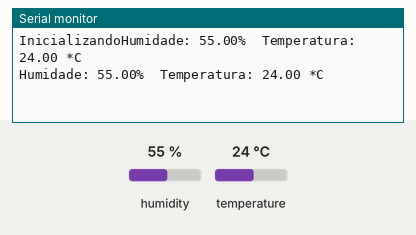
Recording of a sketch running on a simulated Arduino Uno, built with avr-gcc and run on an emulated ATmega328P. On the bench: the last lines printed to the serial monitor. The inputs (shaded band) are chosen by the test bench; at power-on: humidity 55 %, temperature 24 °C.

Above: at 4.8 s.
4.9 s: humidity set to 22 %
At 6.5 s:
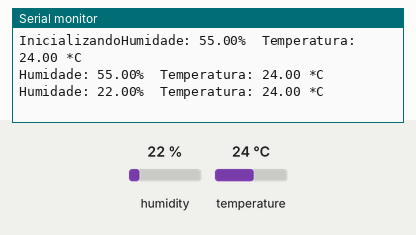
7.9 s: temperature set to 12 °C
At 8.9 s:
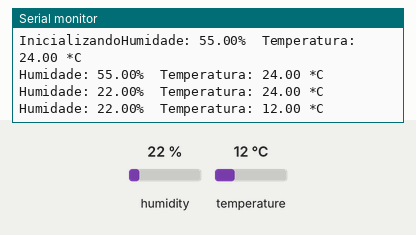
10.9 s: humidity set to 40 %
At 12.5 s:
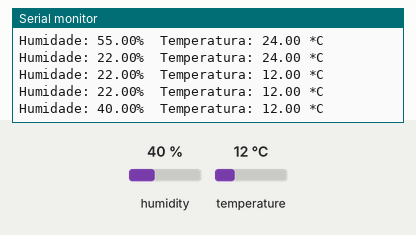
Timing chart, 0 to 14.0 s (numbered marks = the images above; inputs shaded):
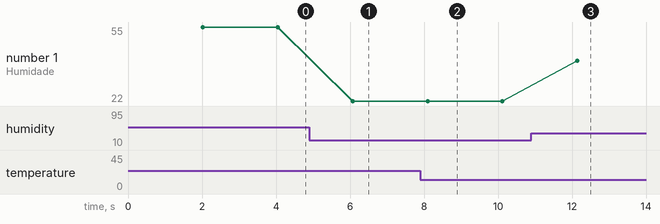

The sketch:

Sensor_de_temp_humidade.ino
```cpp
#include "DHT.h"

#define DHTPIN 4
#define DHTTYPE DHT11


DHT dht(DHTPIN,DHTTYPE);


void setup() {

  Serial.begin(9600);
  Serial.print("Inicializando");

  dht.begin();

}

void loop() {
delay(2000);
float temp = dht.readTemperature();

float humidity = dht.readHumidity();

if (isnan(temp) || isnan(humidity)){
  Serial.println("Falha ao obter Resultados");
  return;
}

  Serial.print("Humidade: ");
  Serial.print(humidity);
  Serial.print("%");

  Serial.print("\tTemperatura: ");
  Serial.print(temp);
  Serial.println(" *C");


}
```

Measured:
- after the input at 4.9 s, the serial monitor: prints a new line after 1.2 s (image 1)
- after the input at 7.9 s, the serial monitor: prints a new line after 0.20 s (image 2)
- after the input at 10.9 s, the serial monitor: prints a new line after 1.2 s (image 3)
- plotted number 1: 55 → 22 after the input at 4.9 s, 22 → 40 after the input at 10.9 s
